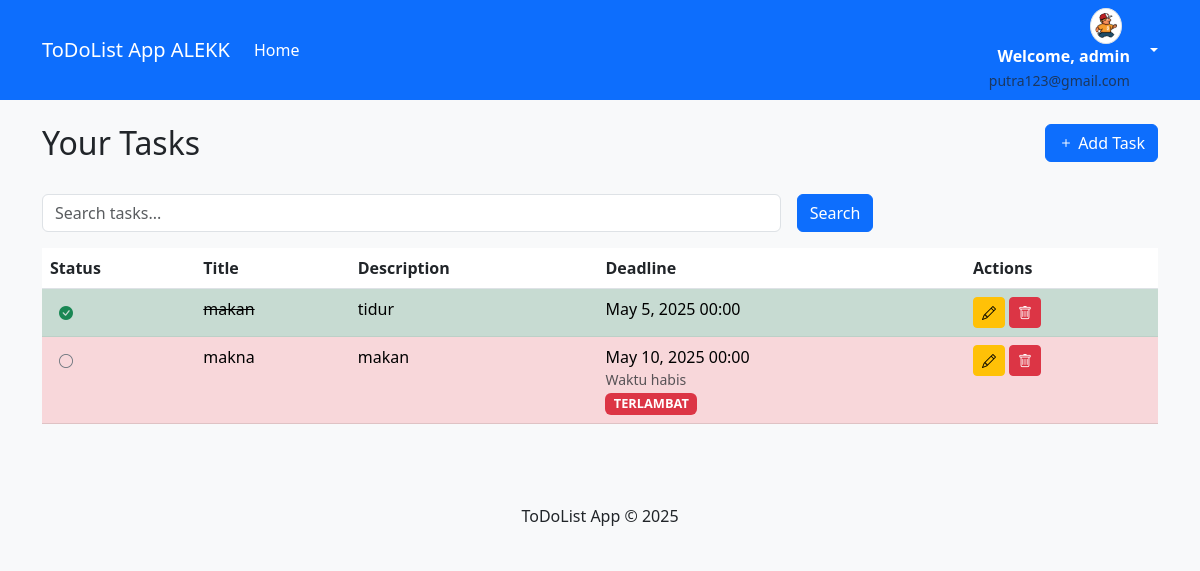
The app's page /todolist-app/index.php (signed in) with its own data.
### tables this page shows
CREATE TABLE `users` (
  `id` int(11) NOT NULL,
  `username` varchar(50) NOT NULL,
  `email` varchar(100) NOT NULL,
  `password` varchar(255) NOT NULL,
  `profile_picture` varchar(255) DEFAULT NULL,
  `created_at` timestamp NOT NULL DEFAULT current_timestamp()
);

CREATE TABLE `tasks` (
  `id` int(11) NOT NULL,
  `user_id` int(11) NOT NULL,
  `title` varchar(255) NOT NULL,
  `description` text DEFAULT NULL,
  `status` enum('pending','completed') DEFAULT 'pending',
  `deadline` datetime NOT NULL,
  `created_at` timestamp NOT NULL DEFAULT current_timestamp(),
  `is_late` tinyint(1) DEFAULT 0
);

### todolist-app/includes/functions.php (called while the page is built, shortened)
<?php
function getUserTasks($user_id, $pdo, $search = null) {
    $sql = "SELECT * FROM tasks WHERE user_id = :user_id";
    $params = [':user_id' => $user_id];
    $sql .= " ORDER BY deadline ASC";
    $stmt = $pdo->prepare($sql);
    $stmt->execute($params);
    return $stmt->fetchAll(PDO::FETCH_ASSOC);
}
function checkLateTasks($tasks) {
    $now = new DateTime();
    foreach ($tasks as &$task) {
        $deadline = new DateTime($task['deadline']);
    }
    return $tasks;
}
function getProfilePicture($userId) {
    $default = 'assets/images/default-profile.jpg';
    $uploadDir = "uploads/";
    require __DIR__ . '/../config/database.php';
    $stmt = $pdo->prepare("SELECT profile_picture FROM users WHERE id = ?");
    $stmt->execute([$userId]);
    $row = $stmt->fetch(PDO::FETCH_ASSOC);
    if ($row && !empty($row['profile_picture'])) {
        $profilePath = $uploadDir . $row['profile_picture'];
        if (file_exists($profilePath)) {
            return $profilePath;
        }
    }
    return $default;
}
?>

### todolist-app/index.php (the view, shortened to what this page needs)
<?php
require_once 'includes/auth.php';
require_once 'includes/functions.php';
$search = isset($_GET['search']) ? $_GET['search'] : null;
$tasks = getUserTasks($_SESSION['user_id'], $pdo, $search);
$tasks = checkLateTasks($tasks);
?>
<?php include 'includes/header.php'; ?>
<div class="row mb-4">
    <div class="col-md-6">
        <h2>Your Tasks</h2>
    </div>
    <div class="col-md-6 text-end">
        <a href="add_task.php" class="btn btn-primary">
            <i class="bi bi-plus"></i> Add Task
        </a>
    </div>
</div>
<div class="row mb-3">
    <div class="col-md-12">
        <form method="GET" class="row g-3">
            <div class="col-md-8">
                <input type="text" class="form-control" name="search" placeholder="Search tasks..." value="<?= htmlspecialchars($search ?? '') ?>">
            </div>
            <div class="col-md-2">
                <button type="submit" class="btn btn-primary">Search</button>
            </div>
            <div class="col-md-2">
            </div>
        </form>
    </div>
</div>
<?php if (empty($tasks)): ?>
    <div class="alert alert-info">No tasks found. Add your first task!</div>
<?php else: ?>
    <div class="table-responsive">
        <table class="table table-striped table-hover">
            <thead>
                <tr>
                    <th>Status</th>
                    <th>Title</th>
                    <th>Description</th>
                    <th>Deadline</th>
                    <th>Actions</th>
                </tr>
            </thead>
            <tbody>
                <?php foreach ($tasks as $task): ?>
                    <tr id="row-<?= $task['id'] ?>" class="<?= $task['is_late'] ? 'table-danger' : ($task['status'] == 'completed' ? 'table-success' : '') ?>">
                        <td>
                            <form action="complete_task.php" method="POST" class="d-inline">
                                <button type="submit" class="btn btn-sm btn-link">
                                    <?php if ($task['status'] == 'completed'): ?>
                                        <span style="color: #198754; font-weight: bold;">
                                            <i class="bi bi-check-circle-fill"></i>
                                        </span>
                                    <?php else: ?>
                                        <span>
                                            <i class="bi bi-circle text-secondary"></i>
                                        </span>
                                    <?php endif; ?>
                                </button>
                            </form>
                        </td>
                        <td>
                            <?php if ($task['status'] == 'completed'): ?>
                                <span style="text-decoration: line-through;"><?= htmlspecialchars($task['title']) ?></span>
                            <?php else: ?>
                                <?= htmlspecialchars($task['title']) ?>
                            <?php endif; ?>
                        </td>
                        <td><?= htmlspecialchars($task['description']) ?></td>
                        <td>
                            <?= date('M j, Y H:i', strtotime($task['deadline'])) ?>
                            <div id="timer-<?= $task['id'] ?>" class="small text-muted"></div>
                            <span id="late-badge-<?= $task['id'] ?>">
                                <?php if ($task['status'] == 'completed'): ?>
                                <?php elseif ($task['is_late']): ?>
                                    <span class="badge bg-danger text-white" style="background-color:#dc3545 !important;">TERLAMBAT</span>
                                <?php endif; ?>
                            </span>
                        </td>
                        <td>
                            <a href="edit_task.php?id=<?= $task['id'] ?>" class="btn btn-sm btn-warning">
                                <i class="bi bi-pencil"></i>
                            </a>
                            <form action="delete_task.php" method="POST" class="d-inline">
                                <button type="submit" class="btn btn-sm btn-danger" onclick="return confirm('Are you sure?')">
                                    <i class="bi bi-trash"></i>
                                </button>
                            </form>
                        </td>
                    </tr>
                <?php endforeach; ?>
            </tbody>
        </table>
    </div>
<?php endif; ?>
<?php include 'includes/footer.php'; ?>

### todolist-app/includes/header.php (shortened to what this page needs)
<?php
require_once __DIR__ . '/functions.php';
?>
<!DOCTYPE html>
<html lang="en">
<head>
    <link href="https://cdn.jsdelivr.net/npm/bootstrap@5.3.0/dist/css/bootstrap.min.css" rel="stylesheet">
    <link rel="stylesheet" href="https://cdn.jsdelivr.net/npm/bootstrap-icons@1.10.0/font/bootstrap-icons.css">
    <link rel="stylesheet" href="assets/css/style.css">
</head>
<body>
    <nav class="navbar navbar-expand-lg navbar-dark bg-primary">
        <div class="container">
            <a class="navbar-brand" href="index.php">ToDoList App ALEKK</a>
            <div class="collapse navbar-collapse" id="navbarNav">
            <ul class="navbar-nav me-auto">
                <li class="nav-item">
                    <a class="nav-link active" href="index.php">Home</a>
                </li>
            </ul>
            <div class="d-flex align-items-center">
                <div class="dropdown">
                    <a href="#" class="d-flex align-items-center text-white text-decoration-none dropdown-toggle" id="dropdownUser" data-bs-toggle="dropdown" aria-expanded="false">
                        <?php if (isset($_SESSION['user_id'])): ?>
                            <div class="me-3 text-end d-none d-sm-block d-flex align-items-center">
                            <img src="<?= htmlspecialchars(getProfilePicture($_SESSION['user_id'])) ?>" class="img-thumbnail rounded-circle me-2" width="32" height="32" alt="Profile">
                                <div>
                                    <div class="fw-bold">Welcome, <?= htmlspecialchars($_SESSION['username'] ?? 'User') ?></div>
                                    <small class="text-muted"><?= htmlspecialchars($_SESSION['email'] ?? '') ?></small>
                                </div>
                            </div>
                        <?php endif; ?>
                    </a>
                </div>
            </div>
        </div>
        </div>
    </nav>
    <div class="container mt-4">

### todolist-app/assets/css/style.css (style rules this page uses)
body { background-color: #f8f9fa; }
.table-danger { background-color: #fff5f5; }
.badge { font-size: 0.8em; }
.btn-link { text-decoration: none; }
.navbar .dropdown-toggle::after { vertical-align: middle; }
.navbar .rounded-circle { object-fit: cover; }

### records on screen
users: profile_picture (picture)
tasks: status "completed" (drawn), title "makan", description "tidur", deadline "May 5, 2025 00:00"
tasks: status "pending" (drawn), title "makna", description "makan", deadline "May 10, 2025 00:00"

### other values on screen
$_SESSION['username'] "admin"
$_SESSION['email'] "putra123@gmail.com"
